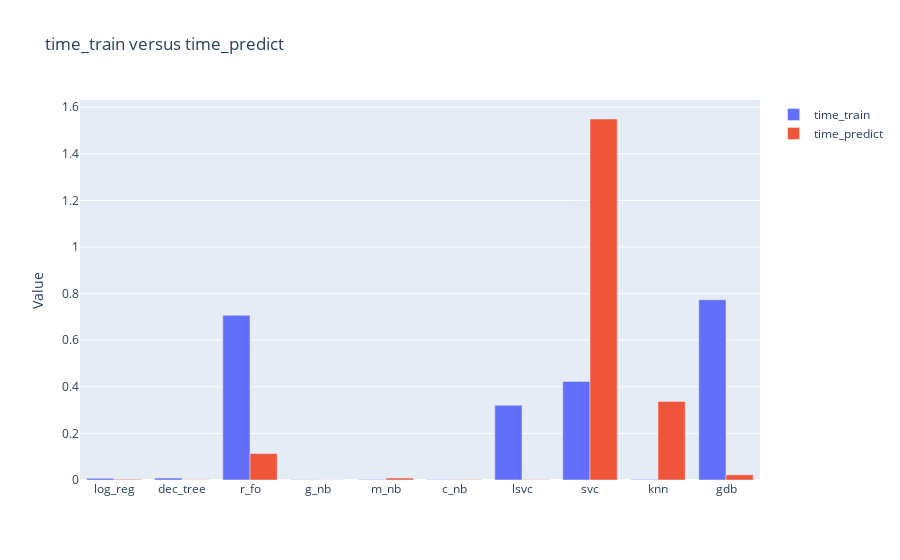

Notebook code for this chart:
### Code cell
# Compare time_train and time_prodict 
stack_barplot(df_m, "time_train", "time_predict")

### Figure 1 — Plotly figure (JSON) as saved in the notebook; plotly's stock layout.template omitted (floating-point values rounded to 4 significant figures)
{"data": [{"name": "time_train", "offsetgroup": "0", "type": "bar", "x": ["log_reg", "dec_tree", "r_fo", "g_nb", "m_nb", "c_nb", "lsvc", "svc", "knn", "gdb"], "y": [0.007404, 0.008339, 0.7071, 0.001325, 0.001974, 0.001607, 0.3206, 0.4232, 0.002441, 0.7735]}, {"name": "time_predict", "offsetgroup": "1", "type": "bar", "x": ["log_reg", "dec_tree", "r_fo", "g_nb", "m_nb", "c_nb", "lsvc", "svc", "knn", "gdb"], "y": [0.002944, 0.001167, 0.1134, 0.0004828, 0.008399, 0.001674, 0.00127, 1.549, 0.3369, 0.02227]}], "layout": {"title": {"text": "time_train versus time_predict"}, "yaxis": {"title": {"text": "Value"}}}}
